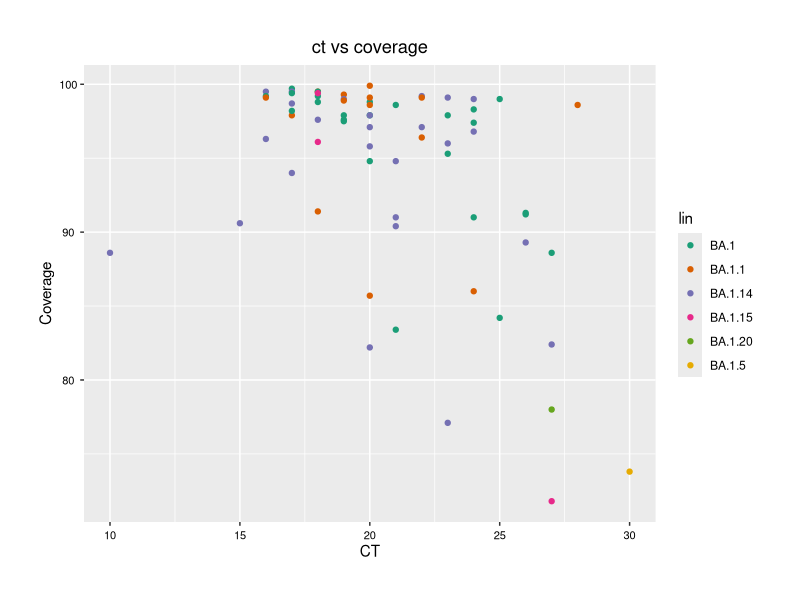

Generate this figure with R:


library(ggplot2) #need to install 

ct_cov = read.csv("data/ct/CT-Cov-Lineage.csv", header=TRUE, row.names=1,sep = ",")
colnames(ct_cov)

ggplot(ct_cov, aes(x = CT,y = Coverage, col=lin)) +
  geom_point() +
  scale_color_brewer(palette = "Dark2")+
  theme(axis.text.x = element_text(size = 8, hjust=0.5, vjust=0.5, colour = "black"),
        axis.text.y = element_text(size = 8, hjust=0.5, vjust=0.5, colour = "black"),
        plot.margin = unit(c(1, 1, 1, 1), "cm"),
        plot.title = element_text(hjust = 0.5))+
  ggtitle("ct vs coverage")


